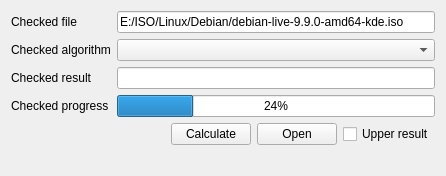
<?xml version="1.0" encoding="UTF-8"?>
<ui version="4.0">
 <class>SAKFileCheckAssistant</class>
 <widget class="QWidget" name="SAKFileCheckAssistant">
  <property name="geometry">
   <rect>
    <x>0</x>
    <y>0</y>
    <width>446</width>
    <height>165</height>
   </rect>
  </property>
  <property name="windowTitle">
   <string>Form</string>
  </property>
  <layout class="QGridLayout" name="gridLayout">
   <item row="4" column="0" colspan="2">
    <widget class="QLabel" name="remainTimeLabel">
     <property name="text">
      <string/>
     </property>
    </widget>
   </item>
   <item row="5" column="0" colspan="5">
    <widget class="QLabel" name="messageLabel">
     <property name="text">
      <string/>
     </property>
     <property name="alignment">
      <set>Qt::AlignCenter</set>
     </property>
    </widget>
   </item>
   <item row="4" column="4">
    <widget class="QCheckBox" name="upperCheckBox">
     <property name="text">
      <string>Upper result</string>
     </property>
    </widget>
   </item>
   <item row="3" column="1" colspan="4">
    <widget class="QProgressBar" name="calculatorProgressBar">
     <property name="layoutDirection">
      <enum>Qt::LeftToRight</enum>
     </property>
     <property name="autoFillBackground">
      <bool>false</bool>
     </property>
     <property name="value">
      <number>24</number>
     </property>
     <property name="textDirection">
      <enum>QProgressBar::TopToBottom</enum>
     </property>
    </widget>
   </item>
   <item row="2" column="1" colspan="4">
    <widget class="QLineEdit" name="resultLineEdit"/>
   </item>
   <item row="0" column="1" colspan="4">
    <widget class="QLineEdit" name="filePathlineEdit">
     <property name="text">
      <string notr="true">E:/ISO/Linux/Debian/debian-live-9.9.0-amd64-kde.iso</string>
     </property>
    </widget>
   </item>
   <item row="0" column="0">
    <widget class="QLabel" name="label">
     <property name="sizePolicy">
      <sizepolicy hsizetype="Fixed" vsizetype="Preferred">
       <horstretch>0</horstretch>
       <verstretch>0</verstretch>
      </sizepolicy>
     </property>
     <property name="text">
      <string>Checked file</string>
     </property>
    </widget>
   </item>
   <item row="3" column="0">
    <widget class="QLabel" name="label_4">
     <property name="sizePolicy">
      <sizepolicy hsizetype="Preferred" vsizetype="Preferred">
       <horstretch>0</horstretch>
       <verstretch>0</verstretch>
      </sizepolicy>
     </property>
     <property name="text">
      <string>Checked progress</string>
     </property>
    </widget>
   </item>
   <item row="1" column="0">
    <widget class="QLabel" name="label_2">
     <property name="sizePolicy">
      <sizepolicy hsizetype="Preferred" vsizetype="Preferred">
       <horstretch>0</horstretch>
       <verstretch>0</verstretch>
      </sizepolicy>
     </property>
     <property name="text">
      <string>Checked algorithm</string>
     </property>
    </widget>
   </item>
   <item row="2" column="0">
    <widget class="QLabel" name="label_3">
     <property name="sizePolicy">
      <sizepolicy hsizetype="Preferred" vsizetype="Preferred">
       <horstretch>0</horstretch>
       <verstretch>0</verstretch>
      </sizepolicy>
     </property>
     <property name="text">
      <string>Checked result</string>
     </property>
    </widget>
   </item>
   <item row="1" column="1" colspan="4">
    <widget class="QComboBox" name="algorithmComboBox"/>
   </item>
   <item row="4" column="2">
    <widget class="QPushButton" name="startStopPushButton">
     <property name="text">
      <string>Calculate</string>
     </property>
    </widget>
   </item>
   <item row="4" column="3">
    <widget class="QPushButton" name="openPushButton">
     <property name="text">
      <string>Open</string>
     </property>
    </widget>
   </item>
  </layout>
 </widget>
 <resources/>
 <connections/>
</ui>
